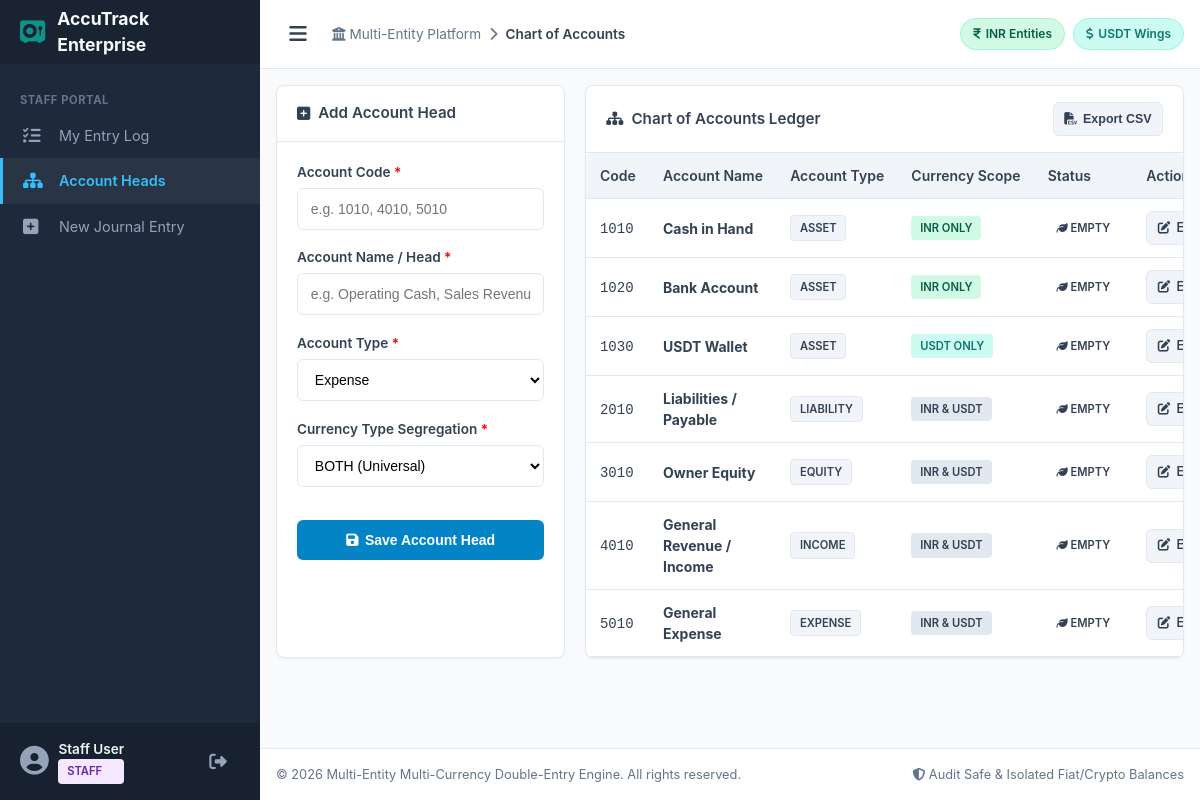
The page /accounts.php (signed in) on the database its author committed.
### tables this page shows
CREATE TABLE IF NOT EXISTS `chart_of_accounts` (
  `id` INT AUTO_INCREMENT PRIMARY KEY,
  `account_code` VARCHAR(20) NOT NULL UNIQUE,
  `account_name` VARCHAR(100) NOT NULL,
  `account_type` ENUM('Asset', 'Liability', 'Equity', 'Income', 'Expense') NOT NULL,
  `currency_type` ENUM('INR', 'USDT', 'BOTH') NOT NULL DEFAULT 'BOTH',
  `created_at` DATETIME NOT NULL DEFAULT CURRENT_TIMESTAMP
);

### accounts.php (the view, shortened to what this page needs)
<?php
$conn = get_db_connection();
$edit_account = null;
$query = "
    SELECT coa.id, coa.account_code, coa.account_name, coa.account_type, coa.currency_type, coa.created_at,
           COUNT(jel.id) as usage_count
    FROM chart_of_accounts coa
    LEFT JOIN journal_entry_lines jel ON coa.id = jel.account_id
    GROUP BY coa.id
    ORDER BY coa.account_code ASC
";
$accounts = $conn->query($query)->fetch_all(MYSQLI_ASSOC);
require_once __DIR__ . '/includes/header.php';
?>
<div class="grid-3">
    <div class="card" style="grid-column: span 1;">
        <div class="card-header">
            <div class="card-title">
                <?php if ($edit_account): ?>
                    <i class="fa-solid fa-pen-to-square"></i> Edit Account Head
                <?php else: ?>
                    <i class="fa-solid fa-square-plus"></i> Add Account Head
                <?php endif; ?>
            </div>
        </div>
        <div class="card-body">
            <form method="POST" action="/accounts.php">
                <div class="form-group">
                    <label class="form-label" for="account_code">Account Code <span style="color:red;">*</span></label>
                    <input type="text" class="form-control" name="account_code" value="<?= htmlspecialchars($edit_account['account_code'] ?? '') ?>" placeholder="e.g. 1010, 4010, 5010" required>
                </div>
                <div class="form-group">
                    <label class="form-label" for="account_name">Account Name / Head <span style="color:red;">*</span></label>
                    <input type="text" class="form-control" name="account_name" value="<?= htmlspecialchars($edit_account['account_name'] ?? '') ?>" placeholder="e.g. Operating Cash, Sales Revenue" required>
                </div>
                <div class="form-group">
                    <label class="form-label" for="account_type">Account Type <span style="color:red;">*</span></label>
                    <select class="form-select" name="account_type" required>
                        <?php $types = ['Asset', 'Liability', 'Equity', 'Income', 'Expense']; ?>
                        <?php foreach ($types as $t): ?>
                            <option value="<?= $t ?>" <?= ($edit_account['account_type'] ?? 'Expense') === $t ? 'selected' : '' ?>>
                                <?= $t === 'Income' ? 'Income / Revenue' : $t ?>
                            </option>
                        <?php endforeach; ?>
                    </select>
                </div>
                <div class="form-group">
                    <label class="form-label" for="currency_type">Currency Type Segregation <span style="color:red;">*</span></label>
                    <select class="form-select" name="currency_type" required>
                        <option value="BOTH" <?= ($edit_account['currency_type'] ?? 'BOTH') === 'BOTH' ? 'selected' : '' ?>>BOTH (Universal)</option>
                    </select>
                </div>
                <button type="submit" class="btn btn-primary" style="width: 100%; margin-top: 1rem;">
                    <i class="fa-solid fa-floppy-disk"></i> <?= $edit_account ? 'Update Account Head' : 'Save Account Head' ?>
                </button>
            </form>
        </div>
    </div>
    <div class="card" style="grid-column: span 2;">
        <div class="card-header">
            <div class="card-title"><i class="fa-solid fa-sitemap"></i> Chart of Accounts Ledger</div>
            <button onclick="exportTableToCSV('coa_table', 'chart_of_accounts.csv')" class="btn btn-secondary btn-sm">
                <i class="fa-solid fa-file-csv"></i> Export CSV
            </button>
        </div>
        <div class="card-body" style="padding: 0;">
            <div class="table-responsive">
                <table class="table" id="coa_table">
                    <thead>
                        <tr>
                            <th>Code</th>
                            <th>Account Name</th>
                            <th>Account Type</th>
                            <th>Currency Scope</th>
                            <th>Status</th>
                            <th>Actions</th>
                        </tr>
                    </thead>
                    <tbody>
                        <?php if (empty($accounts)): ?>
                            <tr>
                                <td colspan="6" style="text-align: center; color: var(--text-muted); padding: 2rem;">
                                    No account heads defined yet. Use the form on the left to add account heads.
                                </td>
                            </tr>
                        <?php else: ?>
                            <?php foreach ($accounts as $acc): ?>
                                <tr>
                                    <td><code><?= htmlspecialchars($acc['account_code']) ?></code></td>
                                    <td><strong><?= htmlspecialchars($acc['account_name']) ?></strong></td>
                                    <td>
                                        <span class="badge" style="background-color: #f1f5f9; color: var(--text-main); border: 1px solid var(--border-color);">
                                            <?= strtoupper($acc['account_type']) ?>
                                        </span>
                                    </td>
                                    <td>
                                        <?php if ($acc['currency_type'] === 'INR'): ?>
                                            <span class="badge badge-inr">INR ONLY</span>
                                        <?php elseif ($acc['currency_type'] === 'USDT'): ?>
                                            <span class="badge badge-usdt">USDT ONLY</span>
                                        <?php else: ?>
                                            <span class="badge" style="background-color: #e2e8f0; color: #334155;">INR & USDT</span>
                                        <?php endif; ?>
                                    </td>
                                    <td>
                                        <?php if ($acc['usage_count'] > 0): ?>
                                            <span class="badge badge-info" title="<?= $acc['usage_count'] ?> journal lines linked"><i class="fa-solid fa-lock"></i> Used (<?= $acc['usage_count'] ?>)</span>
                                        <?php else: ?>
                                            <span class="badge badge-success"><i class="fa-solid fa-leaf"></i> Empty</span>
                                        <?php endif; ?>
                                    </td>
                                    <td>
                                        <div style="display: flex; gap: 0.35rem;">
                                            <a href="/accounts.php?edit_id=<?= $acc['id'] ?>" class="btn btn-secondary btn-sm" title="Edit Account Head">
                                                <i class="fa-solid fa-pen-to-square"></i> Edit
                                            </a>
                                        </div>
                                    </td>
                                </tr>
                            <?php endforeach; ?>
                        <?php endif; ?>
                    </tbody>
                </table>
            </div>
        </div>
    </div>
</div>
<?php
require_once __DIR__ . '/includes/footer.php';
?>

### assets/css/style.css (style rules this page uses)
:root { --primary-dark: #0f172a; --sidebar-bg: #1e293b; --sidebar-text: #94a3b8; --sidebar-hover: #334155; --bg-main: #f8fafc; --card-bg: #ffffff; --text-main: #334155; --text-muted: #64748b; --border-color: #e2e8f0; --inr-primary: #059669; --inr-dark: #047857; --inr-light: #d1fae5; --inr-text: #065f46; --usdt-primary: #0d9488; --usdt-dark: #0f766e; --usdt-light: #ccfbf1; --usdt-gold: #d97706; --usdt-gold-bg: #fef3c7; --danger-color: #ef4444; --danger-bg: #fee2e2; --warning-color: #f59e0b; --info-color: #2563eb; --success-color: #10b981; --font-family: -apple-system, BlinkMacSystemFont, "Segoe UI", Roboto, Helvetica, Arial, sans-serif; --sidebar-width: 260px; --header-height: 64px; --transition-speed: 0.25s; }
* { box-sizing: border-box; margin: 0; padding: 0; }
body { font-family: var(--font-family); background-color: var(--bg-main); color: var(--text-main); line-height: 1.5; font-size: 14px; }
.grid-3 { display: grid; grid-template-columns: repeat(3, 1fr); gap: 1.25rem; }
.card { background: var(--card-bg); border: 1px solid var(--border-color); border-radius: 8px; box-shadow: 0 1px 3px rgba(0,0,0,0.05); margin-bottom: 1.25rem; }
.card-header { padding: 1rem 1.25rem; border-bottom: 1px solid var(--border-color); display: flex; align-items: center; justify-content: space-between; font-weight: 600; font-size: 0.95rem; flex-wrap: wrap; gap: 0.5rem; }
.card-title { display: flex; align-items: center; gap: 0.5rem; }
.card-body { padding: 1.25rem; }
.table-responsive { width: 100%; overflow-x: auto; -webkit-overflow-scrolling: touch; border-radius: 6px; }
.table { width: 100%; border-collapse: collapse; text-align: left; font-size: 0.875rem; }
.table th { background-color: #f1f5f9; padding: 0.75rem 0.85rem; font-weight: 600; color: var(--text-main); border-bottom: 1px solid var(--border-color); white-space: nowrap; }
.table td { padding: 0.75rem 0.85rem; border-bottom: 1px solid var(--border-color); vertical-align: middle; }
.badge { padding: 0.25rem 0.55rem; border-radius: 4px; font-size: 0.7rem; font-weight: 600; display: inline-block; text-transform: uppercase; white-space: nowrap; }
.badge-inr { background-color: var(--inr-light); color: var(--inr-text); }
.badge-usdt { background-color: var(--usdt-light); color: var(--usdt-dark); }
.form-group { margin-bottom: 1.1rem; }
.form-label { display: block; font-size: 0.85rem; font-weight: 600; margin-bottom: 0.35rem; color: var(--text-main); }
.form-control, .form-select { width: 100%; padding: 0.65rem 0.8rem; font-size: 0.875rem; border: 1px solid var(--border-color); border-radius: 6px; background-color: #fff; transition: border-color 0.2s, box-shadow 0.2s; min-height: 42px; }
.btn { display: inline-flex; align-items: center; justify-content: center; gap: 0.4rem; padding: 0.6rem 1.1rem; font-size: 0.875rem; font-weight: 600; border-radius: 6px; border: 1px solid transparent; cursor: pointer; transition: all 0.2s ease; text-decoration: none; min-height: 40px; }
.btn-primary { background-color: #0284c7; color: #fff; }
.btn-secondary { background-color: #f1f5f9; color: var(--text-main); border-color: var(--border-color); }
.btn-sm { padding: 0.35rem 0.65rem; font-size: 0.78rem; min-height: 34px; }

### rows shown on the page
chart_of_accounts: account_code "1010", account_name "Cash in Hand", account_type "ASSET", currency_type "INR ONLY"
chart_of_accounts: account_code "1020", account_name "Bank Account", account_type "ASSET", currency_type "INR ONLY"
chart_of_accounts: account_code "1030", account_name "USDT Wallet", account_type "ASSET", currency_type "USDT ONLY"
chart_of_accounts: account_code "2010", account_name "Liabilities / Payable", account_type "LIABILITY", currency_type "INR & USDT"
chart_of_accounts: account_code "3010", account_name "Owner Equity", account_type "EQUITY", currency_type "INR & USDT"
chart_of_accounts: account_code "4010", account_name "General Revenue / Income", account_type "INCOME", currency_type "INR & USDT"
chart_of_accounts: account_code "5010", account_name "General Expense", account_type "EXPENSE", currency_type "INR & USDT"

### other values the page prints
$current_user['full_name'] "Staff User"
$current_user['role'] "STAFF"
$page_title "Chart of Accounts"
form field account_type "Expense"
